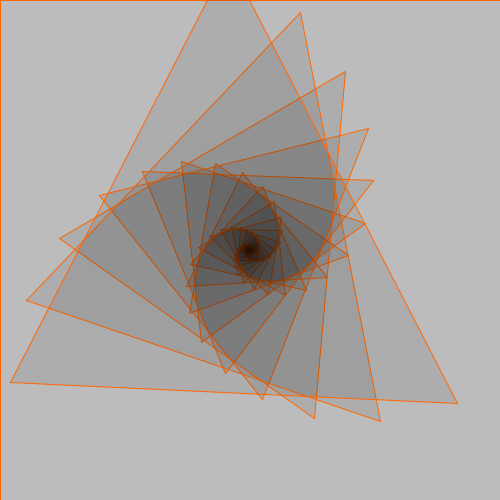
Frame 1 (no input)
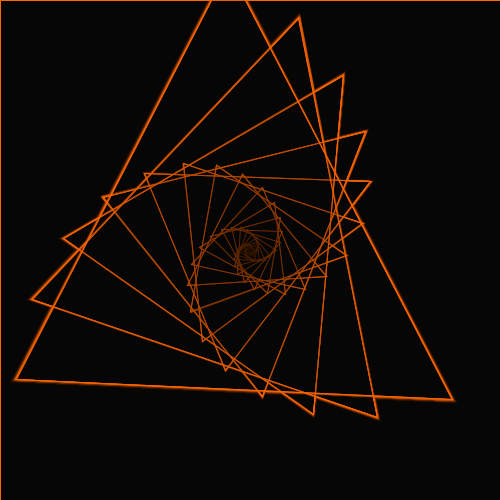
Frame 60 (the mouse pressed at the canvas centre just before this capture)
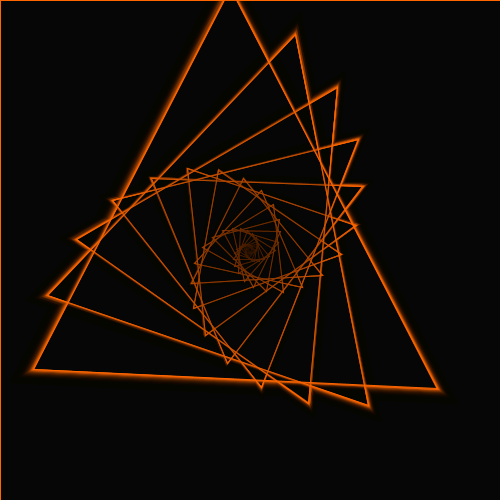
Frame 120 (the mouse held since frame 60 and released just before this capture)

The Processing sketch that drew these frames (run headless with seeded random() and noise(); from frame 60 on, the mouse is pressed at the canvas centre):

// Processing sketch: spiral_02
// ── spiral_02.pde
/* ESPIRAL LOGARTÍMICA
* Por Juan Fuentes Cabrera.
* Curva definida por un objeto que se mueve con velocidad lineal constante y velocidad angular.
* Ver: http://mathworld.wolfram.com/LogarithmicSpiral.html
*/

float a, b, angle, radio;
float time;
float centerX, centerY;

void setup() {
  //fullScreen();
  size(500,500);
  
  //background(20,20);
  // Asignación de variables
  a = 2;
  b = 0.25;
  angle = 0.1;
  centerX = width/2;
  centerY = height/2;
  //
  noFill();
  strokeWeight(1);
  stroke(#ff6600);
}

void draw() {
  fill(0,20);
  //background(#010D26);
  rect(0,0,width,height);
  angle = 0;
  beginShape(TRIANGLES);
  getVertice();
  endShape();
}

void getVertice() {
  update();
  float x = cos(angle) * radio + centerX;
  float y = sin(angle) * radio + centerY;
  vertex(x, y);
  if(x < width && y < height) {
    getVertice(); // Recursividad
  }
}

void update() {
  b = abs(cos(time)*0.03);
  radio = a * exp(b * angle);
  angle += 2;
  time += 0.00002;
}
